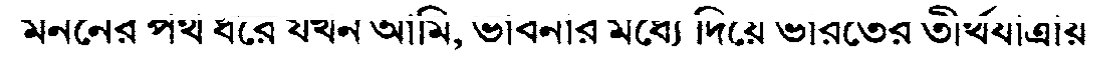
#> input picture 6.png, 1118 x 72 px
$ python -i Words.py   (imports and definitions only)   (Python 2 division)
#> lines starting #> are read from the running program, lines starting #| are printed output that depends on the picture; after the words box and inside, x2 and y2 are one past the last pixel; in counts of white or black regions, pixels touching at a corner belong together; pictures that were not available may be replaced by others from this repository, and a replacement may not be noted
#> further down, picture is the input picture: shape (72, 1118); min 0, max 255, mean 225.2
import cv2
import numpy
def MakeImageClearer(image):

    image = cv2.imread("u42.jpg")

    gray = cv2.cvtColor(image, cv2.COLOR_BGR2GRAY)
    # imgBlurred = cv2.GaussianBlur(gray, (5, 5), 0)  #  Must be inactive for semilevel images like pdf-ramkrishna vivekananda
    ret, imgThresh = cv2.threshold(gray, 0, 255, cv2.THRESH_BINARY_INV + cv2.THRESH_OTSU)
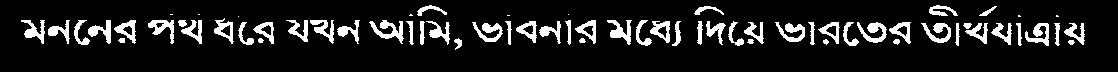
#> imgThresh: shape (72, 1118); 11.7% white; 67 white regions (8 under 20 px), largest, box (x1, y1, x2, y2) and area: (369, 20, 404, 44) 344, (857, 22, 887, 43) 306, (472, 22, 503, 42) 291
#> ret = 133

    image = imgThresh.copy()  # Copying thresh image,this in necessary b/c findContours modifies the image

    h = image[0]
#> h = 1118 values from 0 to 0
    w = image[1]
#> w = 1118 values from 0 to 0
    print h, "-height      ", "width       ", w
#> (printed output is left out)
    n = numpy.zeros((3,3))
    s = numpy.zeros((3,3))
    w = numpy.zeros((3,3))
    e = numpy.zeros((3,3))

    n[0][1] = 1
    s[2][1] = 1
    w[1][0] = 1
    e[1][2] = 1

#> (the run stopped early here; a loop or call above may not have finished)

$ run again, on 9.png
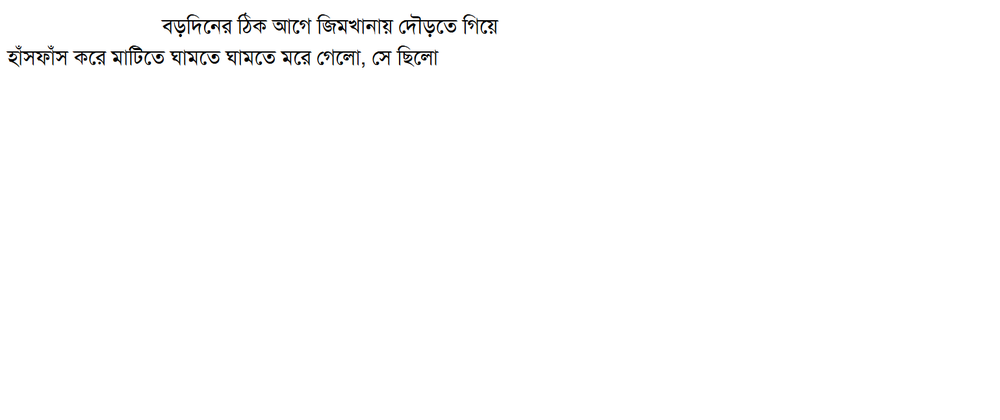
#> input picture 9.png, 1000 x 420 px, shrunk from 1539 x 646 before the run
#> in MakeImageClearer, image is the input picture: shape (420, 1000, 3); mean B, G, R 252.8, 252.8, 252.8
#> in MakeImageClearer, `ret, imgThresh = cv2.threshold(gray, 0, 255, cv2.THRESH_BINARY_INV + c..`:
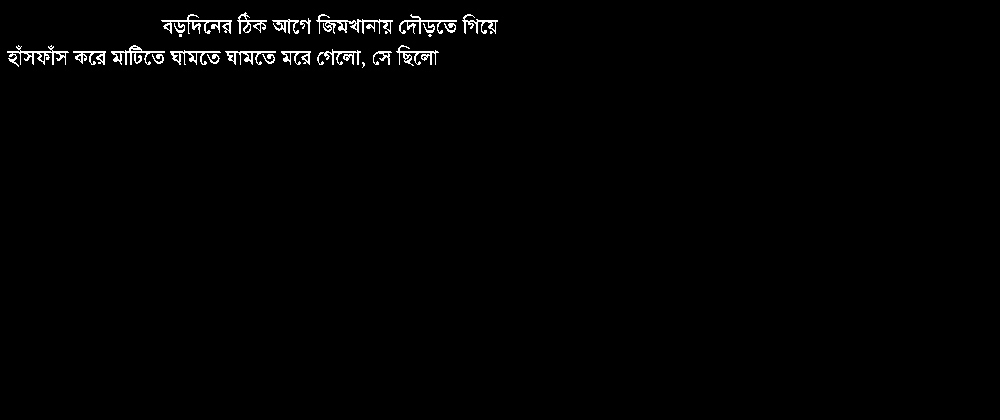
#> imgThresh: shape (420, 1000); 1.1% white in thin lines or dots, all inside (x1, y1, x2, y2) = (7, 12, 498, 68)
#> ret = 159
#> h = 1000 values from 0 to 0
#| [0 0 0 0 0 0 0 0 0 0 0 0 0 0 0 0 0 0 0 0 0 0 0 0 0 0 0 0 0 0 0 0 0 0 0 0 0
#|  0 0 0 0 0 0 0 0 0 0 0 0 0 0 0 0 0 0 0 0 0 0 0 0 0 0 0 0 0 0 0 0 0 0 0 0 0
#|  0 0 0 0 0 0 0 0 0 0 0 0 0 0 0 0 0 0 0 0 0 0 0 0 0 0 0 0 0 0 0 0 0 0 0 0 0
#|  0 0 0 0 0 0 0 0 0 0 0 0 0 0 0 0 0 0 0 0 0 0 0 0 0 0 0 0 0 0 0 0 0 0 0 0 0
#|  0 0 0 0 0 0 0 0 0 0 0 0 0 0 0 0 0 0 0 0 0 0 0 0 0 0 0 0 0 0 0 0 0 0 0 0 0
#|  0 0 0 0 0 0 0 0 0 0 0 0 0 0 0 0 0 0 0 0 0 0 0 0 0 0 0 0 0 0 0 0 0 0 0 0 0
#> (further printed lines are left out)

$ run again, on Capture.PNG
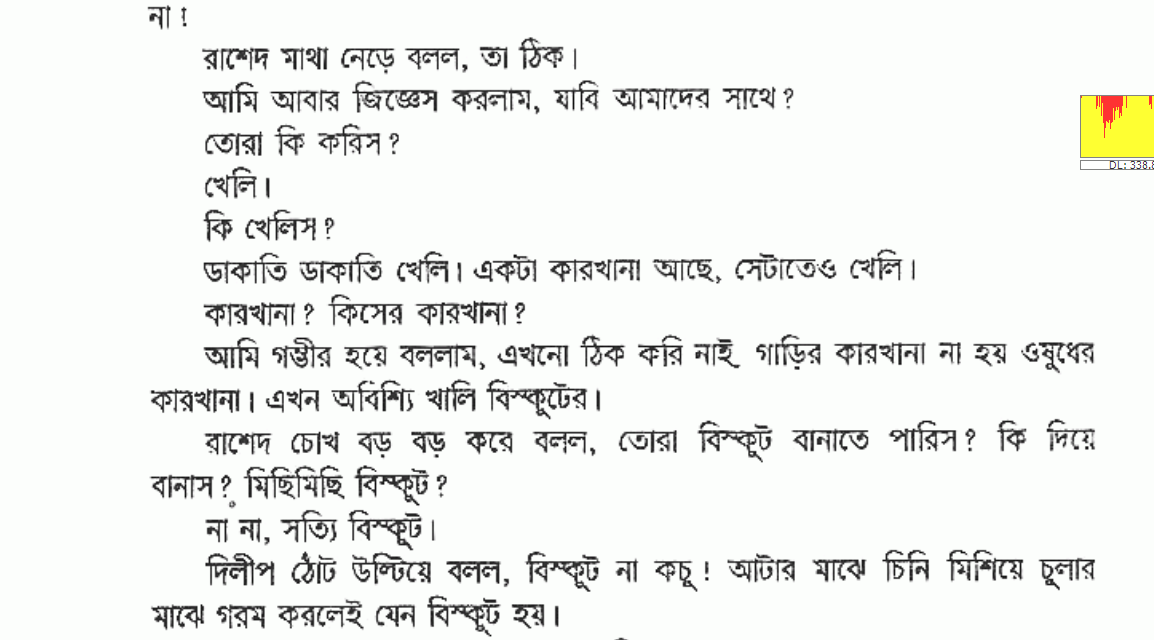
#> input picture Capture.PNG, 1154 x 640 px
#> in MakeImageClearer, image is the input picture: shape (640, 1154, 3); mean B, G, R 237.2, 240, 238.4
#> in MakeImageClearer, `ret, imgThresh = cv2.threshold(gray, 0, 255, cv2.THRESH_BINARY_INV + c..`:
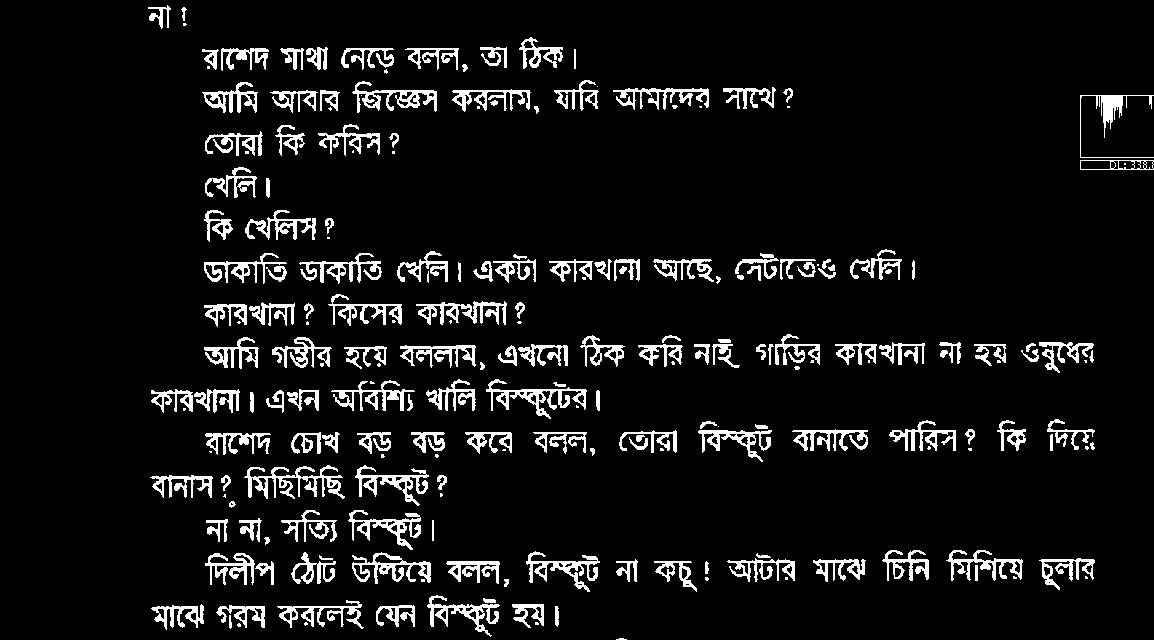
#> imgThresh: shape (640, 1154); 7.5% white; 215 white regions (53 under 20 px), largest, box (x1, y1, x2, y2) and area: (244, 465, 345, 499) 1212, (486, 379, 587, 419) 1062, (416, 301, 507, 325) 923
#> ret = 170
#> h = 1154 values from 0 to 0
#> (printed output is left out)
